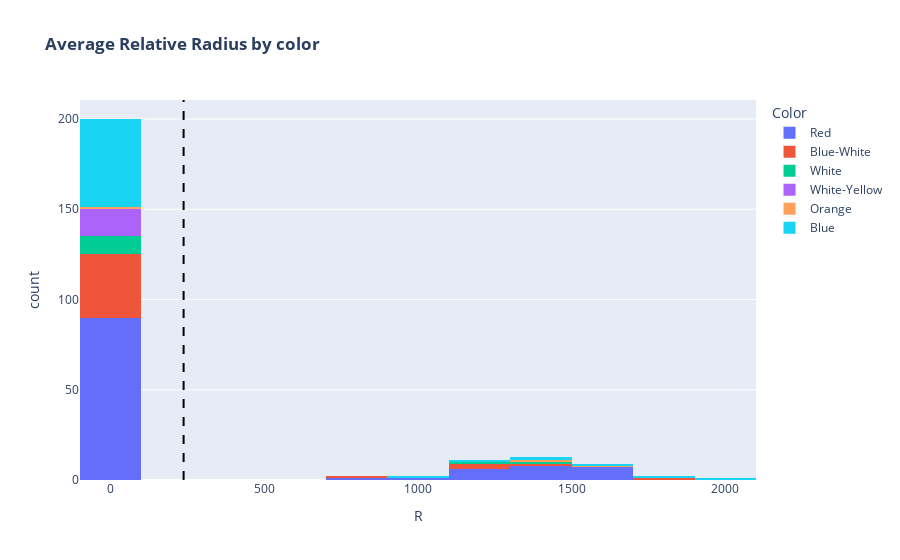

Notebook cell for this chart:
### Code cell
#Most of the stars have small relative radius close to 100 with blue stars having highest number of larger stars
fig = px.histogram(stars, 'R',             
                   color='Color',
                   title="<b>Average Relative Radius by color</b>")

fig.add_vline(x=stars['R'].mean(), line_width=2, line_dash="dash", line_color="black")

fig.show()

### Figure 1 — Plotly figure (JSON) as saved in the notebook; plotly's stock layout.template omitted (floating-point values rounded to 4 significant figures)
{"data": [{"alignmentgroup": "True", "bingroup": "x", "hovertemplate": "Color=Red<br>R=%{x}<br>count=%{y}<extra></extra>", "legendgroup": "Red", "marker": {"color": "#636efa", "pattern": {"shape": ""}}, "name": "Red", "offsetgroup": "Red", "orientation": "v", "showlegend": true, "type": "histogram", "x": [0.17, 0.1542, 0.102, 0.16, 0.103, 0.11, 0.127, 0.096, 0.11, 0.13, 0.51, 0.3761, 0.196, 0.393, 0.14, 0.24, 0.16, 0.47, 0.1967, 0.351, 19, 23, 88, 17, 25, 29, 45, 89, 84, 1520, 1260, 1183, 1324, 1349, 1673, 1284, 955, 1546, 0.057, 0.19, 0.094, 0.0918, 0.116, 0.132, 0.093, 0.0911, 0.118, 0.12, 0.273, 0.38, 0.18, 0.35, 0.291, 0.35, 0.24, 0.307, 0.098, 0.161, 0.876, 1289, 1124, 1635, 1486, 1522, 1324, 1534, 876, 1467, 1324, 0.0912, 0.0976, 0.11, 0.0932, 0.109, 0.121, 0.0932, 0.0899, 0.0782, 0.0856, 0.492, 0.38, 0.31, 0.34, 0.62, 0.73, 0.24, 0.56, 0.34, 0.256, 1480, 1420, 1190, 1553, 0.0915, 0.116, 0.126, 0.0987, 0.0773, 0.0973, 0.119, 0.0998, 0.112, 0.129, 0.148, 0.46, 0.28, 0.378, 0.319, 0.67, 0.258, 0.336, 0.471, 0.675], "xaxis": "x", "yaxis": "y"}, {"alignmentgroup": "True", "bingroup": "x", "hovertemplate": "Color=Blue-White<br>R=%{x}<br>count=%{y}<extra></extra>", "legendgroup": "Blue-White", "marker": {"color": "#EF553B", "pattern": {"shape": ""}}, "name": "Blue-White", "offsetgroup": "Blue-White", "orientation": "v", "showlegend": true, "type": "histogram", "x": [0.0084, 0.014, 0.0097, 6.3, 7.2, 0.015, 0.0089, 0.0109, 0.0092, 0.0087, 2.63, 6.98, 7.01, 0.00981, 0.00972, 0.00898, 0.00879, 0.00945, 0.00996, 6.02, 2.487, 5.745, 5.68, 5.92, 6.4, 5.49, 6.78, 6.21, 1779, 708.9, 1134.0, 6.36, 5.856, 5.992, 6.64, 1.91, 6.03, 5.653, 1494, 1252, 1130], "xaxis": "x", "yaxis": "y"}, {"alignmentgroup": "True", "bingroup": "x", "hovertemplate": "Color=White<br>R=%{x}<br>count=%{y}<extra></extra>", "legendgroup": "White", "marker": {"color": "#00cc96", "pattern": {"shape": ""}}, "name": "White", "offsetgroup": "White", "orientation": "v", "showlegend": true, "type": "histogram", "x": [0.01234, 0.011, 0.01, 2.89, 1.8, 0.0092, 0.0095, 0.00892, 0.00892, 0.00878, 1423, 1112], "xaxis": "x", "yaxis": "y"}, {"alignmentgroup": "True", "bingroup": "x", "hovertemplate": "Color=White-Yellow<br>R=%{x}<br>count=%{y}<extra></extra>", "legendgroup": "White-Yellow", "marker": {"color": "#ab63fa", "pattern": {"shape": ""}}, "name": "White-Yellow", "offsetgroup": "White-Yellow", "orientation": "v", "showlegend": true, "type": "histogram", "x": [0.00984, 0.0128, 0.011, 0.9, 1.12, 0.98, 1.106, 0.99, 0.012, 0.91, 0.865, 0.795, 1.13, 1.34, 1.93], "xaxis": "x", "yaxis": "y"}, {"alignmentgroup": "True", "bingroup": "x", "hovertemplate": "Color=Orange<br>R=%{x}<br>count=%{y}<extra></extra>", "legendgroup": "Orange", "marker": {"color": "#FFA15A", "pattern": {"shape": ""}}, "name": "Orange", "offsetgroup": "Orange", "orientation": "v", "showlegend": true, "type": "histogram", "x": [0.013, 1648, 1315], "xaxis": "x", "yaxis": "y"}, {"alignmentgroup": "True", "bingroup": "x", "hovertemplate": "Color=Blue<br>R=%{x}<br>count=%{y}<extra></extra>", "legendgroup": "Blue", "marker": {"color": "#19d3f3", "pattern": {"shape": ""}}, "name": "Blue", "offsetgroup": "Blue", "orientation": "v", "showlegend": true, "type": "histogram", "x": [10.6, 26, 0.0131, 10.2, 12, 14, 36, 83, 12, 42, 63, 36, 57, 67, 0.0112, 0.00934, 6.86, 57, 36, 83, 97, 35, 24, 73, 39, 30, 24, 1679, 1045, 0.0121, 0.0114, 0.0113, 0.0116, 0.0124, 0.0142, 0.0127, 0.0104, 0.0106, 0.00998, 6.39, 6.237, 35, 76, 98, 81, 62, 46, 80, 25, 86, 92, 1356, 1948.0, 1356, 1194, 1783], "xaxis": "x", "yaxis": "y"}], "layout": {"barmode": "relative", "legend": {"title": {"text": "Color"}, "tracegroupgap": 0}, "shapes": [{"line": {"color": "black", "dash": "dash", "width": 2}, "type": "line", "x0": 237.2, "x1": 237.2, "xref": "x", "y0": 0, "y1": 1, "yref": "y domain"}], "title": {"text": "<b>Average Relative Radius by color</b>"}, "xaxis": {"anchor": "y", "domain": [0, 1], "title": {"text": "R"}}, "yaxis": {"anchor": "x", "domain": [0, 1], "title": {"text": "count"}}}}
